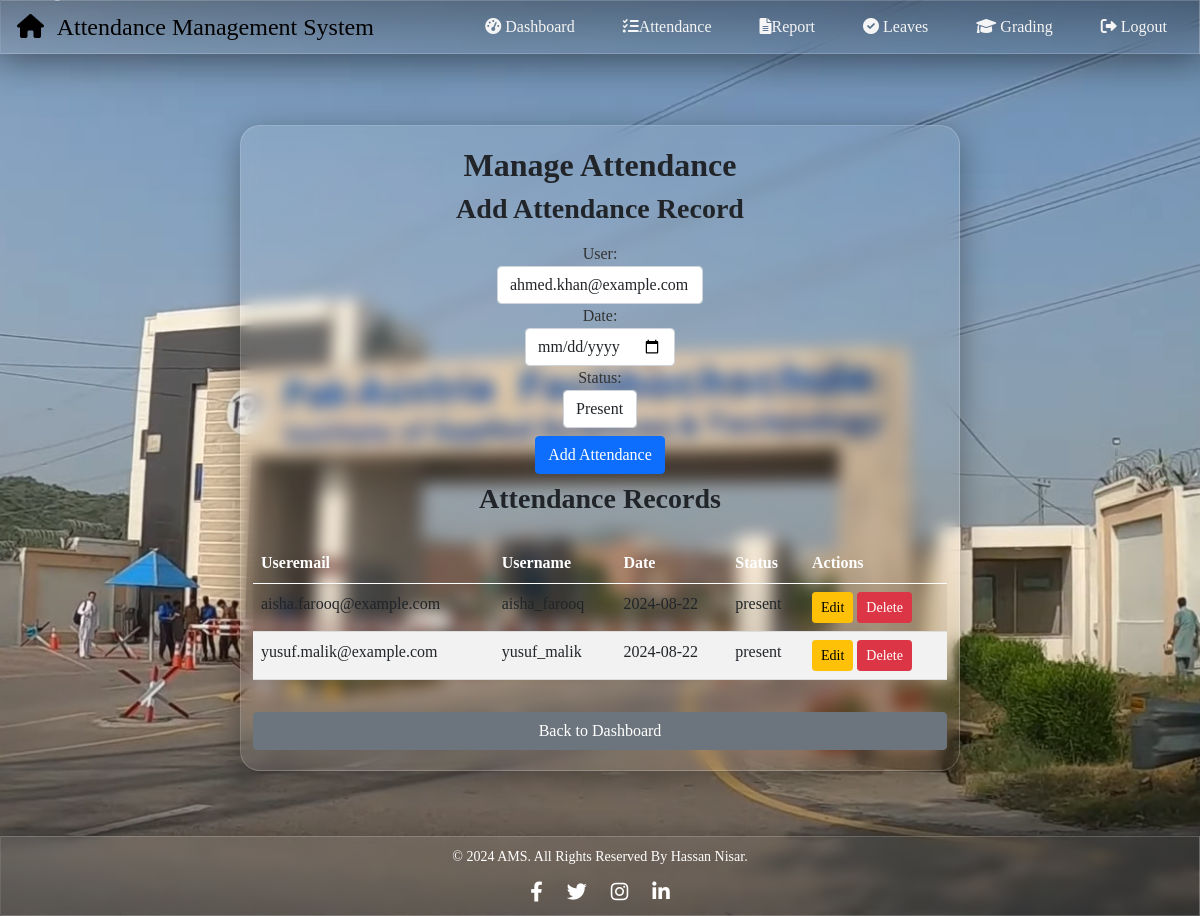
The page /php/manage_attendance.php (signed in) on the database its author committed.
### tables this page shows
CREATE TABLE `attendance` (
  `AttendanceID` int(11) NOT NULL,
  `UserID` int(11) NOT NULL,
  `Date` date NOT NULL,
  `Status` enum('present','absent') NOT NULL,
  `CreatedAt` timestamp NOT NULL DEFAULT current_timestamp()
);

CREATE TABLE `users` (
  `UserID` int(11) NOT NULL,
  `Username` varchar(50) NOT NULL,
  `Useremail` varchar(255) NOT NULL,
  `ProfilePicture` varchar(255) DEFAULT 'default.jpg',
  `Password` varchar(255) NOT NULL,
  `UserType` enum('admin','student') NOT NULL DEFAULT 'student'
);

### php/manage_attendance.php (the view, shortened to what this page needs)
<?php
include('db.php');
$attendance = [];
$sql = "SELECT a.AttendanceID, a.UserID, a.Date, a.Status, u.Username, u.Useremail
        FROM attendance a
        JOIN users u ON a.UserID = u.UserID";
$result = $conn->query($sql);
if ($result->num_rows > 0) {
    while ($row = $result->fetch_assoc()) {
        $attendance[] = $row;
    }
}
?>
<!DOCTYPE html>
<html lang="en">
<head>
    <link rel="stylesheet" href="../css/manage_att.css">
    <link rel="stylesheet" href="../css/navbar.css">
    <link rel="stylesheet" href="../css/footer.css">
    <link href="https://cdnjs.cloudflare.com/ajax/libs/font-awesome/6.0.0/css/all.min.css" rel="stylesheet">
    <link href="https://cdn.jsdelivr.net/npm/bootstrap@5.0.2/dist/css/bootstrap.min.css" rel="stylesheet"
>
</head>
<body>
    <?php include('../includes/admin_header.php'); ?>
<div class="row_mark mt-5 mb-5">
    <div class="container container_mark">
        <h2>Manage Attendance</h2>
        <div id="addAttendanceForm">
            <h3>Add Attendance Record</h3>
            <form class="form_att p-2" method="POST" action="manage_attendance.php">
                <div class="form-group">
                    <label for="user_id">User:</label>
                    <select class="form-control" id="user_id" name="user_id" required>
                        <?php
                        $sql = "SELECT UserID, Useremail FROM users";
                        $result = $conn->query($sql);
                        if ($result->num_rows > 0) {
                            while ($row = $result->fetch_assoc()) {
                                echo "<option value='" . $row['UserID'] . "'>" . $row['Useremail'] . "</option>";
                            }
                        }
                        ?>
                    </select>
                </div>
                <div class="form-group">
                    <label for="date">Date:</label>
                    <input type="date" class="form-control" id="date" name="date" required>
                </div>
                <div class="form-group">
                    <label for="status">Status:</label>
                    <select class="form-control" id="status" name="status" required>
                        <option value="Present">Present</option>
                    </select>
                </div>
                <button type="submit" name="add_attendance" class="mt-2 btn btn-primary">Add Attendance</button>
            </form>
        </div>
        <h3>Attendance Records</h3>
        <table class="table table-striped">
            <thead>
                <tr>
                    <th>Useremail</th>
                    <th>Username</th>
                    <th>Date</th>
                    <th>Status</th>
                    <th>Actions</th>
                </tr>
            </thead>
            <tbody>
                <?php foreach ($attendance as $record): ?>
                    <tr>
                        <td><?php echo $record['Useremail']; ?></td>
                        <td><?php echo $record['Username']; ?></td>
                        <td><?php echo $record['Date']; ?></td>
                        <td><?php echo $record['Status']; ?></td>
                        <td>
                            <a href="manage_attendance.php?id=<?php echo $record['AttendanceID']; ?>"
                                class="btn btn-warning btn-sm edit-button">Edit</a>
                            <a href="manage_attendance.php?delete=<?php echo $record['AttendanceID']; ?>"
                                class="btn btn-danger btn-sm"
                                onclick="return confirm('Are you sure you want to delete this record?');">Delete</a>
                        </td>
                    </tr>
                <?php endforeach; ?>
            </tbody>
        </table>
        <a href="../index.php" class="btn btn-secondary mt-3">Back to Dashboard</a>
    </div>
</div>
    <?php include('../includes/footer.php'); ?>
</body>
</html>

### css/manage_att.css (style rules this page uses)
body { background-image: url('../images/default.png'); background-size: cover; background-position: center; background-repeat: no-repeat; overflow-x: hidden; font-family: "Playfair Display", serif !important; font-optical-sizing: auto; }
.row_mark { height: 85vh; width: 100vw; display: flex; flex-direction: column; align-items: center; justify-content: center; }
.container_mark { display: flex; flex-direction: column; width: 60vw!important; height: auto; padding: 20px; color: #333; text-align: center; background: linear-gradient(135deg, rgba(255, 255, 255, 0.1), rgba(255, 255, 255, 0)); backdrop-filter: blur(8px); -webkit-backdrop-filter: blur(8px); border-radius: 20px; border: 1px solid rgba(255, 255, 255, 0.18); box-shadow: 0 8px 32px 0 rgba(0, 0, 0, 0.37); }
.form_att { display: flex; flex-direction: column; align-items: center; }
.form_att input { width: 100%!important; transition: border-color .15s ease-in-out, box-shadow .15s ease-in-out; }
h3, h2 { color: #212529; font-weight: 600!important; }
.table { width: 100%; margin-top: 20px; border-collapse: collapse; }
.table th, .table td { padding: 12px 15px; text-align: left; border-bottom: 1px solid #ddd; }
.table th { background-color: #007bff; color: #ffffff; }
.table tbody tr:nth-child(even) { background-color: #f2f2f2; }
.btn { display: inline-block; font-size: 1rem; padding: 10px 20px; border-radius: 5px; text-align: center; transition: background-color 0.3s, border-color 0.3s; }
.btn-primary { background-color: #007bff; border-color: #007bff; color: #fff; }
.btn-warning { background-color: #ffc107; border-color: #ffc107; color: #212529; }
.btn-danger { background-color: #dc3545; border-color: #dc3545; color: #fff; }

### css/navbar.css (style rules this page uses)
* { margin: 0; padding: 0; box-sizing: border-box; }
body { padding-top: 60px; }

### rows shown on the page
attendance: UserID.Useremail "aisha.farooq@example.com", UserID.Username "aisha_farooq", Date "2024-08-22", Status "present"
attendance: UserID.Useremail "yusuf.malik@example.com", UserID.Username "yusuf_malik", Date "2024-08-22", Status "present"

### other values the page prints
form field user_id "ahmed.khan@example.com"
